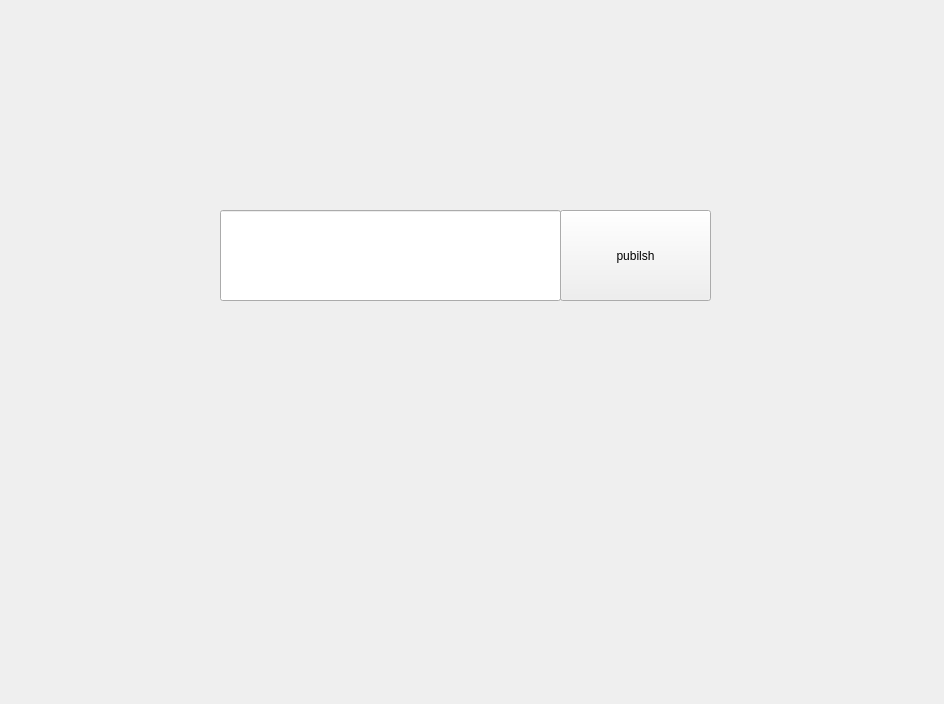
<?xml version="1.0" encoding="UTF-8"?>
<ui version="4.0">
 <class>MainWindowDesign</class>
 <widget class="QMainWindow" name="MainWindowDesign">
  <property name="geometry">
   <rect>
    <x>0</x>
    <y>0</y>
    <width>944</width>
    <height>704</height>
   </rect>
  </property>
  <property name="windowTitle">
   <string>QRosApp</string>
  </property>
  <property name="windowIcon">
   <iconset resource="../resources/images.qrc">
    <normaloff>:/images/icon.png</normaloff>:/images/icon.png</iconset>
  </property>
  <property name="locale">
   <locale language="English" country="Australia"/>
  </property>
  <widget class="QWidget" name="centralwidget">
   <widget class="QPushButton" name="pushButton">
    <property name="geometry">
     <rect>
      <x>560</x>
      <y>210</y>
      <width>151</width>
      <height>91</height>
     </rect>
    </property>
    <property name="text">
     <string>pubilsh</string>
    </property>
   </widget>
   <widget class="QLineEdit" name="lineEdit">
    <property name="geometry">
     <rect>
      <x>220</x>
      <y>210</y>
      <width>341</width>
      <height>91</height>
     </rect>
    </property>
   </widget>
  </widget>
  <action name="action_Quit">
   <property name="text">
    <string>&amp;Quit</string>
   </property>
   <property name="shortcut">
    <string>Ctrl+Q</string>
   </property>
   <property name="shortcutContext">
    <enum>Qt::ApplicationShortcut</enum>
   </property>
  </action>
  <action name="action_Preferences">
   <property name="text">
    <string>&amp;Preferences</string>
   </property>
  </action>
  <action name="actionAbout">
   <property name="text">
    <string>&amp;About</string>
   </property>
  </action>
  <action name="actionAbout_Qt">
   <property name="text">
    <string>About &amp;Qt</string>
   </property>
  </action>
 </widget>
 <resources>
  <include location="../resources/images.qrc"/>
 </resources>
 <connections>
  <connection>
   <sender>action_Quit</sender>
   <signal>triggered()</signal>
   <receiver>MainWindowDesign</receiver>
   <slot>close()</slot>
   <hints>
    <hint type="sourcelabel">
     <x>-1</x>
     <y>-1</y>
    </hint>
    <hint type="destinationlabel">
     <x>399</x>
     <y>299</y>
    </hint>
   </hints>
  </connection>
 </connections>
</ui>
